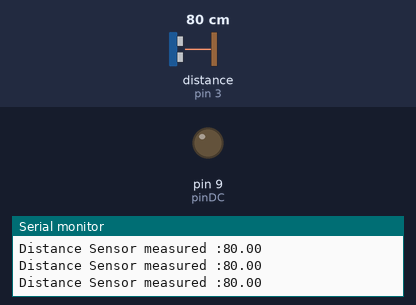
A sketch run on a simulated Arduino Uno, built with avr-gcc and run on an emulated ATmega328P. On the bench: output pins drawn as LEDs (lit = HIGH), the last lines printed to the serial monitor. The test bench sets the inputs (shaded band); at power-on: distance to the obstacle (sensor on pin 3) 80 cm. The echo pulse lasts 58.3 µs per cm.

Above: at 1.3 s.
1.4 s: distance to the obstacle (sensor on pin 3) set to 12 cm
2.9 s: distance to the obstacle (sensor on pin 3) set to 9 cm
At 4.1 s:
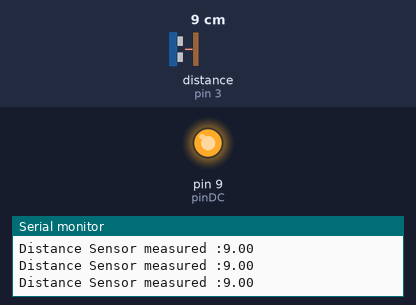
4.5 s: distance to the obstacle (sensor on pin 3) set to 18 cm
At 5.5 s:
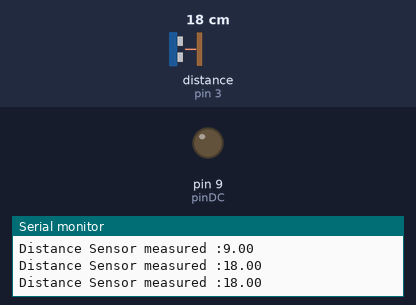
6.0 s: distance to the obstacle (sensor on pin 3) set to 2 cm
At 6.8 s:
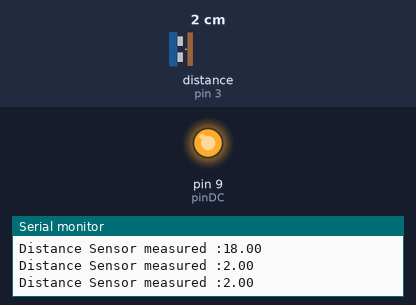
Timing chart, 0 to 8.5 s (numbered marks = the images above; inputs shaded):
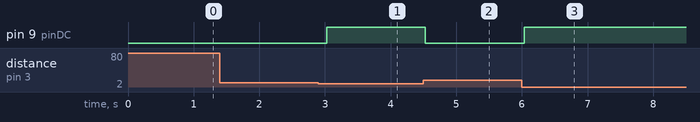

The sketch:

DCDistanceSensor.ino
```cpp
#include <HCSR04.h>

// Pin out

const int pinDC = 9;

const int pinTrig = 4;
const int pinEcho = 3;

// variables

const int dcSet1 = 0;
const int dcSet2 = 255;

const float targetDistance = 10;

// Don't change this
UltraSonicDistanceSensor sensor(pinTrig, pinEcho);

void setup() {
  pinMode(pinDC, OUTPUT);
  Serial.begin(9600);
}

void loop() {
  float measuredDistance = sensor.measureDistanceCm();

  Serial.print("Distance Sensor measured :");
  Serial.println(measuredDistance);

  if(measuredDistance > targetDistance)
  {
    analogWrite(pinDC, dcSet1);
  }
  else
  {
    analogWrite(pinDC, dcSet2);
  }
  delay(500);
}
```

Measured:
- the behaviour switches between 11 and 10 cm on distance to the obstacle (sensor on pin 3) (found by bisection; images 0 and 1)
- after the input at 2.9 s, pin 9 (pinDC): LOW → HIGH after 0.13 s
- after the input at 4.5 s, pin 9 (pinDC): HIGH → LOW at once
- after the input at 6.0 s, pin 9 (pinDC): LOW → HIGH at once
